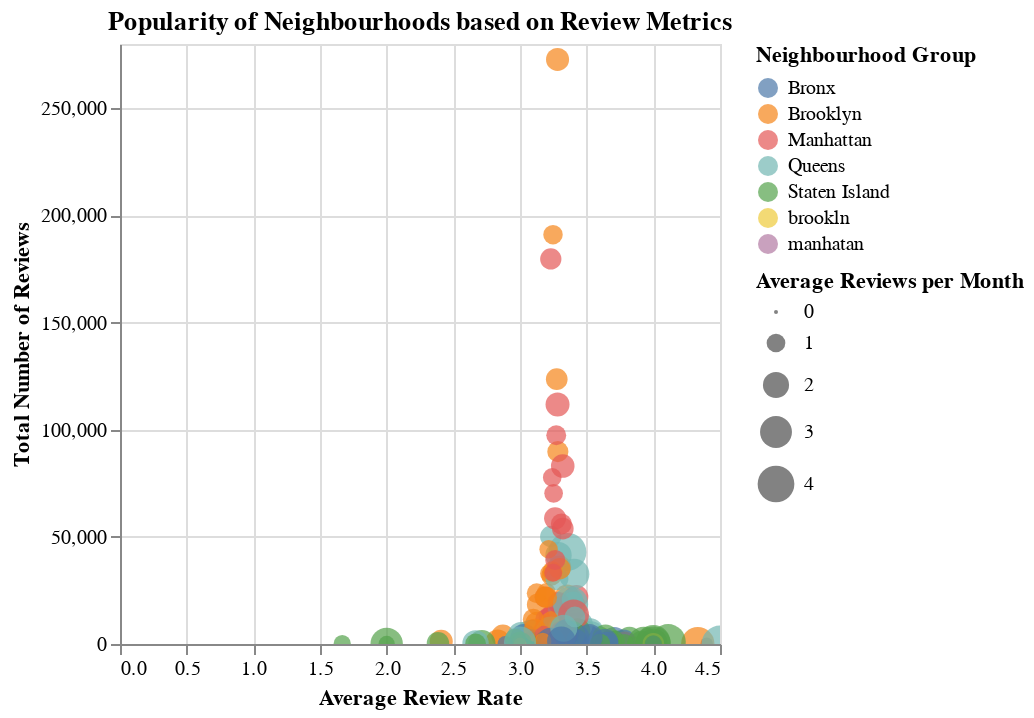

Source (notebook cell):
### Markdown cell above
Let's create a bubble chart to visualize the most popular properties and locations based on review metrics.

### Code cell
import altair as alt

# Calculate the average review metrics by neighbourhood
popular_properties_data = df.groupby(['neighbourhood', 'neighbourhood group']).agg(
    avg_review_rate_number=('review rate number', 'mean'),
    total_number_of_reviews=('number of reviews', 'sum'),
    avg_reviews_per_month=('reviews per month', 'mean')
).reset_index()

# Create the bubble chart
bubble_chart = alt.Chart(popular_properties_data).mark_circle().encode(
    x=alt.X('avg_review_rate_number:Q', title='Average Review Rate'),
    y=alt.Y('total_number_of_reviews:Q', title='Total Number of Reviews'),
    size=alt.Size('avg_reviews_per_month:Q', title='Average Reviews per Month'),
    color=alt.Color('neighbourhood group:N', title='Neighbourhood Group'),
    tooltip=['neighbourhood', 'neighbourhood group', 'avg_review_rate_number', 'total_number_of_reviews', 'avg_reviews_per_month']
).properties(
    title='Popularity of Neighbourhoods based on Review Metrics'
).interactive() # Make the chart interactive for zooming and panning

# Display the bubble chart
bubble_chart.display()

### Figure 1 — Vega-Lite specification as saved in the notebook (floating-point values rounded to 4 significant figures; data arrays with more than 128 entries replaced by an {"elided": "..."} marker saying what was removed)
{"config": {"view": {"continuousWidth": 300, "continuousHeight": 300}}, "data": {"name": "data-73e42efe4dfe5f9e4a3e822e9df5b82d"}, "mark": {"type": "circle"}, "encoding": {"color": {"field": "neighbourhood group", "title": "Neighbourhood Group", "type": "nominal"}, "size": {"field": "avg_reviews_per_month", "title": "Average Reviews per Month", "type": "quantitative"}, "tooltip": [{"field": "neighbourhood", "type": "nominal"}, {"field": "neighbourhood group", "type": "nominal"}, {"field": "avg_review_rate_number", "type": "quantitative"}, {"field": "total_number_of_reviews", "type": "quantitative"}, {"field": "avg_reviews_per_month", "type": "quantitative"}], "x": {"field": "avg_review_rate_number", "title": "Average Review Rate", "type": "quantitative"}, "y": {"field": "total_number_of_reviews", "title": "Total Number of Reviews", "type": "quantitative"}}, "params": [{"name": "param_1", "select": {"type": "interval", "encodings": ["x", "y"]}, "bind": "scales"}], "title": "Popularity of Neighbourhoods based on Review Metrics", "$schema": "https://vega.github.io/schema/vega-lite/v5.20.1.json", "datasets": {"data-73e42efe4dfe5f9e4a3e822e9df5b82d": {"elided": "226 records"}}}
